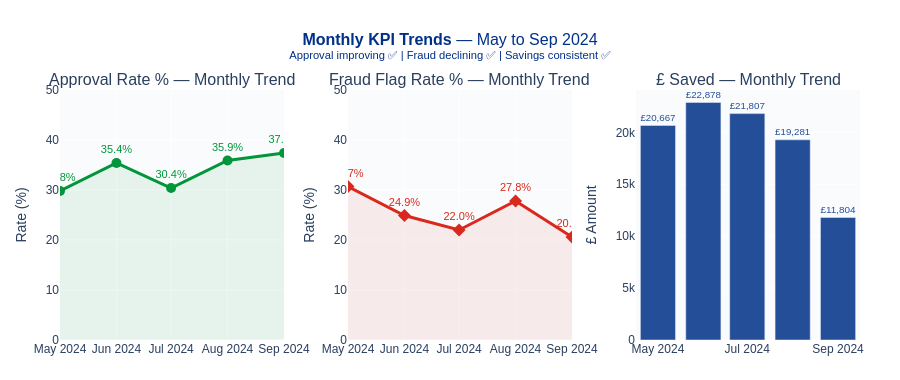

This figure's notebook cell:
### Code cell
fig_trends = make_subplots(
    rows=1, cols=3,
    subplot_titles=[
        'Approval Rate % — Monthly Trend',
        'Fraud Flag Rate % — Monthly Trend',
        '£ Saved — Monthly Trend'
    ],
    horizontal_spacing=0.08
)

months = monthly['month_str'].tolist()

# ── Chart 1: Approval Rate Trend ─────────────────────────────────────────────
fig_trends.add_trace(go.Scatter(
    x=months, y=monthly['approval_rate'],
    mode='lines+markers+text',
    name='Approval Rate %',
    line=dict(color=NHS_GREEN, width=3),
    marker=dict(size=10, color=NHS_GREEN, symbol='circle'),
    text=[f'{v}%' for v in monthly['approval_rate']],
    textposition='top center',
    textfont=dict(size=11, color=NHS_GREEN),
    fill='tozeroy',
    fillcolor='rgba(0,150,57,0.08)'
), row=1, col=1)

# ── Chart 2: Fraud Rate Trend ─────────────────────────────────────────────────
fig_trends.add_trace(go.Scatter(
    x=months, y=monthly['fraud_rate'],
    mode='lines+markers+text',
    name='Fraud Flag %',
    line=dict(color=NHS_RED, width=3),
    marker=dict(size=10, color=NHS_RED, symbol='diamond'),
    text=[f'{v}%' for v in monthly['fraud_rate']],
    textposition='top center',
    textfont=dict(size=11, color=NHS_RED),
    fill='tozeroy',
    fillcolor='rgba(218,41,28,0.08)'
), row=1, col=2)

# ── Chart 3: £ Saved Trend ────────────────────────────────────────────────────
fig_trends.add_trace(go.Bar(
    x=months, y=monthly['saved'],
    name='£ Saved',
    marker_color=NHS_BLUE,
    opacity=0.85,
    text=[f'£{v:,}' for v in monthly['saved']],
    textposition='outside',
    textfont=dict(size=11, color=NHS_BLUE)
), row=1, col=3)

fig_trends.update_yaxes(title_text='Rate (%)', row=1, col=1, range=[0, 50])
fig_trends.update_yaxes(title_text='Rate (%)', row=1, col=2, range=[0, 50])
fig_trends.update_yaxes(title_text='£ Amount', row=1, col=3)

fig_trends.update_layout(
    title=dict(
        text='<b>Monthly KPI Trends</b> — May to Sep 2024<br><sup>Approval improving ✅ | Fraud declining ✅ | Savings consistent ✅</sup>',
        font=dict(size=16, color=NHS_BLUE, family='Arial'),
        x=0.5, xanchor='center'
    ),
    height=380,
    showlegend=False,
    paper_bgcolor='white',
    plot_bgcolor='#FAFBFD',
    margin=dict(t=90, b=40, l=60, r=40),
    font=dict(family='Arial')
)

fig_trends.show()
print('✅ Trend charts rendered')

### Figure 1 — Plotly figure (JSON) as saved in the notebook; plotly's stock layout.template omitted (floating-point values rounded to 4 significant figures)
{"data": [{"fill": "tozeroy", "fillcolor": "rgba(0,150,57,0.08)", "line": {"color": "#009639", "width": 3}, "marker": {"color": "#009639", "size": 10, "symbol": "circle"}, "mode": "lines+markers+text", "name": "Approval Rate %", "text": ["29.8%", "35.4%", "30.4%", "35.9%", "37.4%"], "textfont": {"color": "#009639", "size": 11}, "textposition": "top center", "type": "scatter", "x": ["2024-05", "2024-06", "2024-07", "2024-08", "2024-09"], "xaxis": "x", "y": [29.8, 35.4, 30.4, 35.9, 37.4], "yaxis": "y"}, {"fill": "tozeroy", "fillcolor": "rgba(218,41,28,0.08)", "line": {"color": "#DA291C", "width": 3}, "marker": {"color": "#DA291C", "size": 10, "symbol": "diamond"}, "mode": "lines+markers+text", "name": "Fraud Flag %", "text": ["30.7%", "24.9%", "22.0%", "27.8%", "20.6%"], "textfont": {"color": "#DA291C", "size": 11}, "textposition": "top center", "type": "scatter", "x": ["2024-05", "2024-06", "2024-07", "2024-08", "2024-09"], "xaxis": "x2", "y": [30.7, 24.9, 22.0, 27.8, 20.6], "yaxis": "y2"}, {"marker": {"color": "#003087"}, "name": "£ Saved", "opacity": 0.85, "text": ["£20,667", "£22,878", "£21,807", "£19,281", "£11,804"], "textfont": {"color": "#003087", "size": 11}, "textposition": "outside", "type": "bar", "x": ["2024-05", "2024-06", "2024-07", "2024-08", "2024-09"], "xaxis": "x3", "y": [20667, 22878, 21807, 19281, 11804], "yaxis": "y3"}], "layout": {"annotations": [{"font": {"size": 16}, "showarrow": false, "text": "Approval Rate % — Monthly Trend", "x": 0.14, "xanchor": "center", "xref": "paper", "y": 1, "yanchor": "bottom", "yref": "paper"}, {"font": {"size": 16}, "showarrow": false, "text": "Fraud Flag Rate % — Monthly Trend", "x": 0.5, "xanchor": "center", "xref": "paper", "y": 1, "yanchor": "bottom", "yref": "paper"}, {"font": {"size": 16}, "showarrow": false, "text": "£ Saved — Monthly Trend", "x": 0.86, "xanchor": "center", "xref": "paper", "y": 1, "yanchor": "bottom", "yref": "paper"}], "font": {"family": "Arial"}, "height": 380, "margin": {"b": 40, "l": 60, "r": 40, "t": 90}, "paper_bgcolor": "white", "plot_bgcolor": "#FAFBFD", "showlegend": false, "title": {"font": {"color": "#003087", "family": "Arial", "size": 16}, "text": "<b>Monthly KPI Trends</b> — May to Sep 2024<br><sup>Approval improving ✅ | Fraud declining ✅ | Savings consistent ✅</sup>", "x": 0.5, "xanchor": "center"}, "xaxis": {"anchor": "y", "domain": [0, 0.28]}, "xaxis2": {"anchor": "y2", "domain": [0.36, 0.64]}, "xaxis3": {"anchor": "y3", "domain": [0.72, 1]}, "yaxis": {"anchor": "x", "domain": [0, 1], "range": [0, 50], "title": {"text": "Rate (%)"}}, "yaxis2": {"anchor": "x2", "domain": [0, 1], "range": [0, 50], "title": {"text": "Rate (%)"}}, "yaxis3": {"anchor": "x3", "domain": [0, 1], "title": {"text": "£ Amount"}}}}
